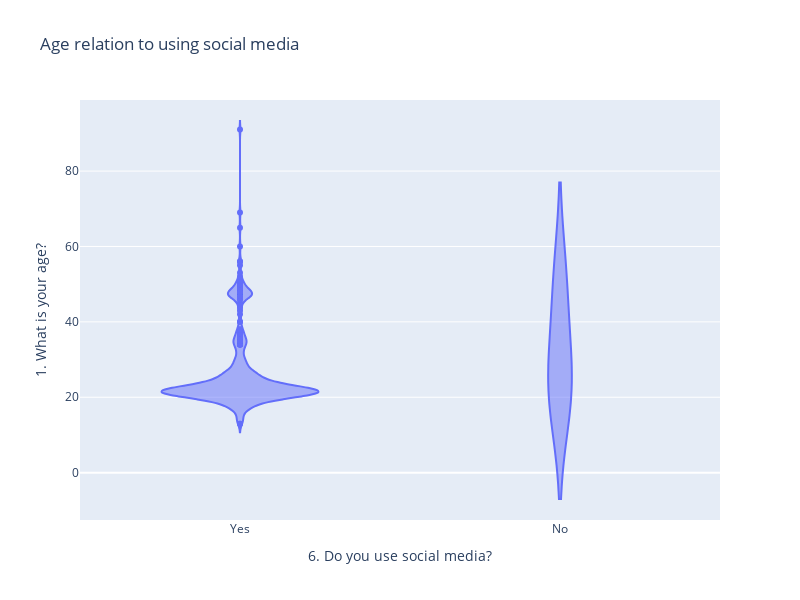
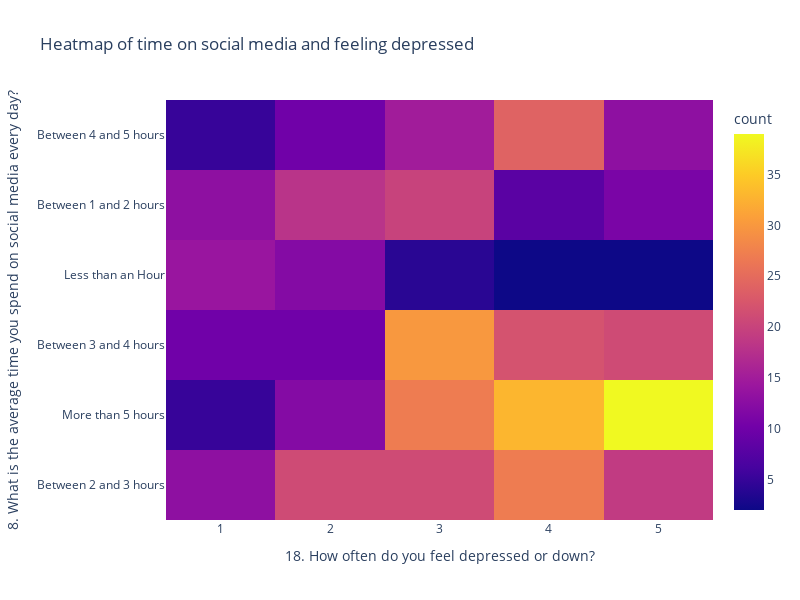

Notebook code cell kept with these figures, in order:
### Markdown cell above
### Bivariate Visualization 
* Plot two Charts
* Provide each charts with at least two insights

### Code cell
fig = px.violin(df, x='6. Do you use social media?', y='1. What is your age?', title='Age relation to using social media')
fig.update_layout(width=800, height=600) 
fig.show()
fig = px.density_heatmap(df, x='18. How often do you feel depressed or down?', y='8. What is the average time you spend on social media every day?', title='Heatmap of time on social media and feeling depressed')
fig.update_layout(width=800, height=600) 
fig.show()

### Figure 1 — Plotly figure (JSON) as saved in the notebook; plotly's stock layout.template omitted (floating-point values rounded to 4 significant figures; data arrays with more than 128 entries replaced by an {"elided": "..."} marker saying what was removed)
{"data": [{"alignmentgroup": "True", "box": {"visible": false}, "hovertemplate": "6. Do you use social media?=%{x}<br>1. What is your age?=%{y}<extra></extra>", "legendgroup": "", "marker": {"color": "#636efa"}, "name": "", "offsetgroup": "", "orientation": "v", "scalegroup": "True", "showlegend": false, "type": "violin", "x": {"elided": "481 str values"}, "x0": " ", "xaxis": "x", "y": {"elided": "481 float values"}, "y0": " ", "yaxis": "y"}], "layout": {"height": 600, "legend": {"tracegroupgap": 0}, "title": {"text": "Age relation to using social media"}, "violinmode": "group", "width": 800, "xaxis": {"anchor": "y", "autorange": true, "domain": [0, 1], "range": [-0.5, 1.5], "title": {"text": "6. Do you use social media?"}, "type": "category"}, "yaxis": {"anchor": "x", "autorange": true, "domain": [0, 1], "range": [-12.56, 98.86], "title": {"text": "1. What is your age?"}, "type": "linear"}}}

### Figure 2 — Plotly figure (JSON) as saved in the notebook; plotly's stock layout.template omitted (floating-point values rounded to 4 significant figures; data arrays with more than 128 entries replaced by an {"elided": "..."} marker saying what was removed)
{"data": [{"coloraxis": "coloraxis", "hovertemplate": "18. How often do you feel depressed or down?=%{x}<br>8. What is the average time you spend on social media every day?=%{y}<br>count=%{z}<extra></extra>", "name": "", "type": "histogram2d", "x": {"elided": "481 int values"}, "xaxis": "x", "xbingroup": "x", "y": {"elided": "481 str values"}, "yaxis": "y", "ybingroup": "y"}], "layout": {"coloraxis": {"colorbar": {"title": {"text": "count"}}, "colorscale": [[0, "#0d0887"], [0.1111, "#46039f"], [0.2222, "#7201a8"], [0.3333, "#9c179e"], [0.4444, "#bd3786"], [0.5556, "#d8576b"], [0.6667, "#ed7953"], [0.7778, "#fb9f3a"], [0.8889, "#fdca26"], [1, "#f0f921"]]}, "height": 600, "legend": {"tracegroupgap": 0}, "title": {"text": "Heatmap of time on social media and feeling depressed"}, "width": 800, "xaxis": {"anchor": "y", "autorange": true, "domain": [0, 1], "range": [0.5, 5.5], "title": {"text": "18. How often do you feel depressed or down?"}, "type": "linear"}, "yaxis": {"anchor": "x", "autorange": true, "domain": [0, 1], "range": [-0.5, 5.5], "title": {"text": "8. What is the average time you spend on social media every day?"}, "type": "category"}}}
